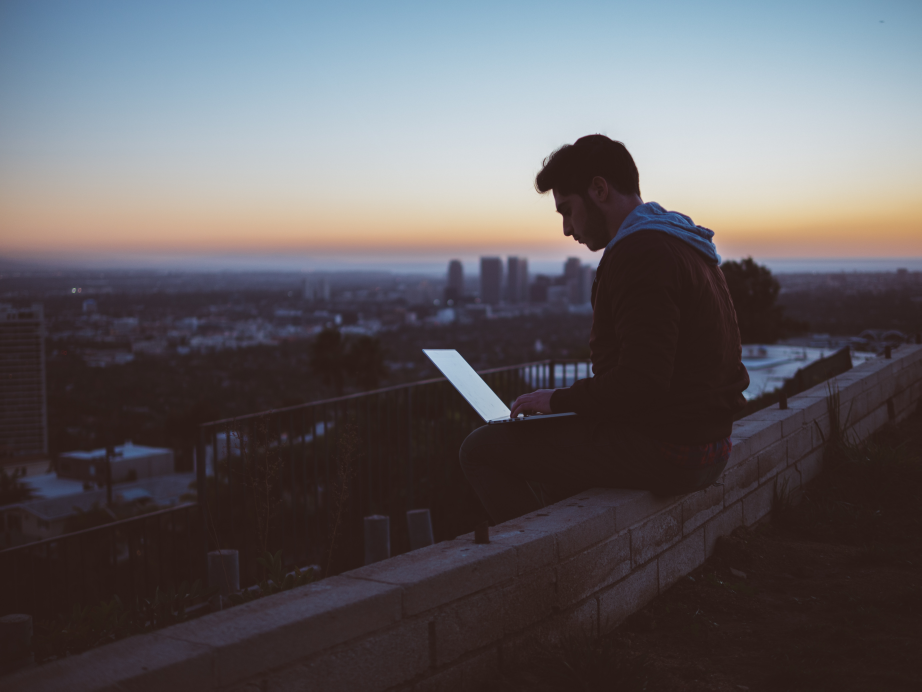
#> input picture day9/image.jpg, 4608 x 3456 px (shown at 1/5 size)
$ python imgprocess.py
#> lines starting #> are read from the running program, lines starting #| are printed output that depends on the picture
# -*- coding: utf-8 -*-
"""
Created on Fri Mar  1 17:29:23 2019

@author: Puneet
"""

from PIL import Image
input_file = input("enter file name:")
#> the answer given: image.jpg
img = Image.open(input_file).convert("LA")
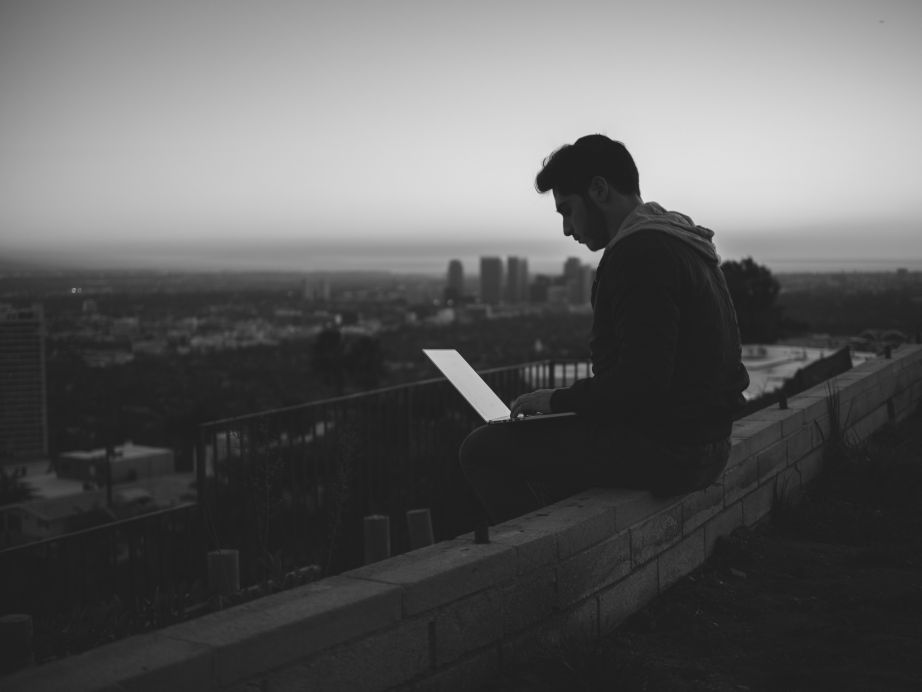
#> img: PIL image 4608x3456 LA (shown at 1/5 size); mean R, G, B, A 94.5, 94.5, 94.5, 255
img = img.rotate(270)
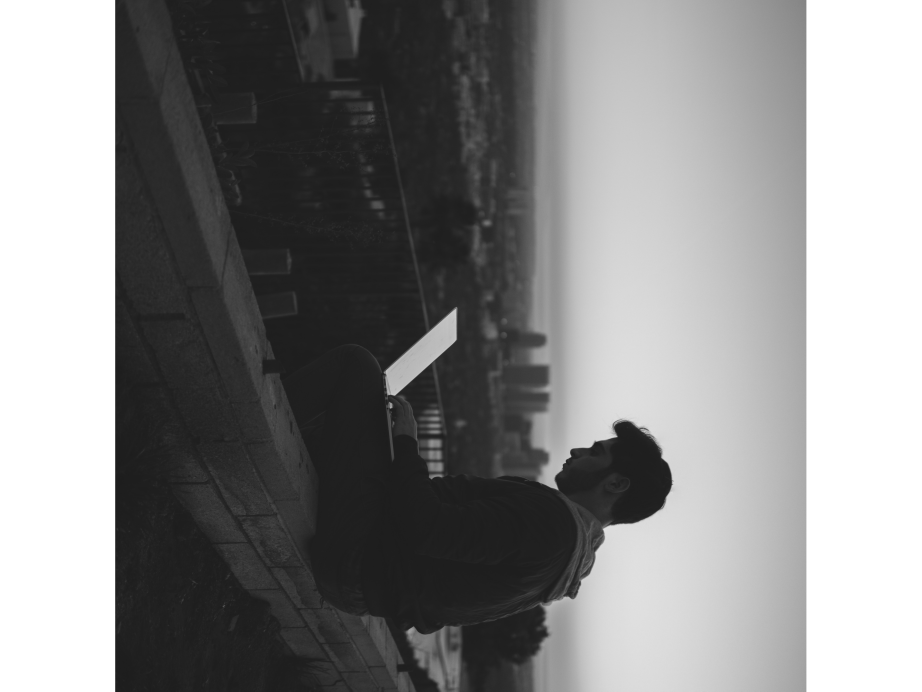
#> img: PIL image 4608x3456 LA (shown at 1/5 size); mean R, G, B, A 72, 72, 72, 191.2; transparent parts drawn white
w,h = img.size
#> w = 4608; h = 3456
img = img.crop((80,102,w-80,h-102))
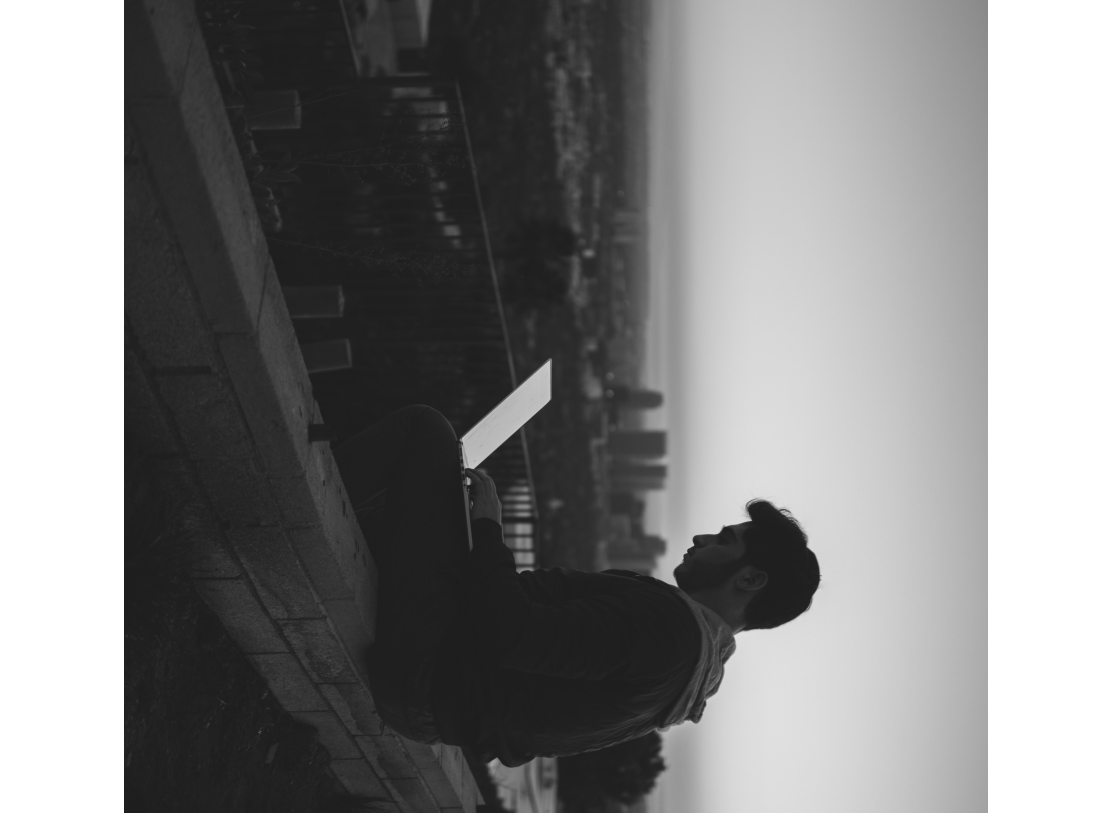
#> img: PIL image 4448x3252 LA (shown at 1/4 size); mean R, G, B, A 74.6, 74.6, 74.6, 198.1; transparent parts drawn white
img.thumbnail((75 , 75))
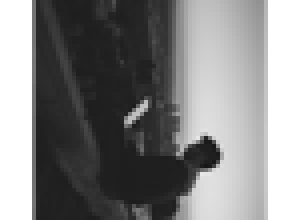
#> img: PIL image 75x55 LA (shown 4 times larger); mean R, G, B, A 75.6, 75.6, 75.6, 198.1; transparent parts drawn white
img.save("image1.png")
